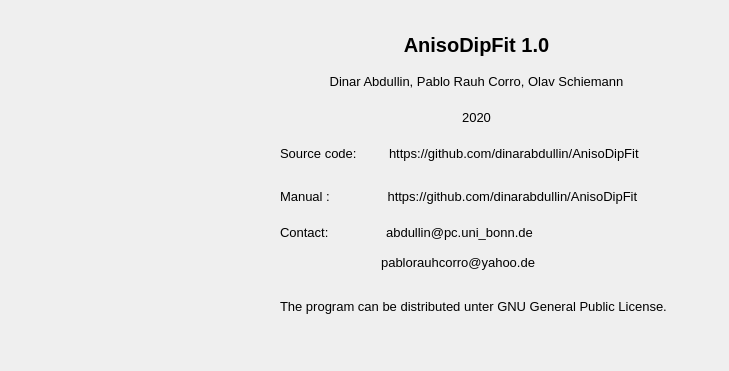
<?xml version="1.0" encoding="UTF-8"?>
<ui version="4.0">
 <class>About</class>
 <widget class="QWidget" name="About">
  <property name="geometry">
   <rect>
    <x>0</x>
    <y>0</y>
    <width>729</width>
    <height>371</height>
   </rect>
  </property>
  <property name="windowTitle">
   <string>About</string>
  </property>
  <widget class="QLabel" name="label">
   <property name="geometry">
    <rect>
     <x>40</x>
     <y>100</y>
     <width>191</width>
     <height>171</height>
    </rect>
   </property>
   <property name="text">
    <string/>
   </property>
   <property name="pixmap">
    <pixmap>../resources/icons/m_logo.png</pixmap>
   </property>
   <property name="scaledContents">
    <bool>true</bool>
   </property>
  </widget>
  <widget class="QWidget" name="layoutWidget">
   <property name="geometry">
    <rect>
     <x>280</x>
     <y>30</y>
     <width>393</width>
     <height>291</height>
    </rect>
   </property>
   <layout class="QVBoxLayout" name="verticalLayout">
    <item>
     <widget class="QLabel" name="label_2">
      <property name="font">
       <font>
        <pointsize>15</pointsize>
        <weight>75</weight>
        <bold>true</bold>
       </font>
      </property>
      <property name="text">
       <string>AnisoDipFit 1.0</string>
      </property>
      <property name="alignment">
       <set>Qt::AlignCenter</set>
      </property>
     </widget>
    </item>
    <item>
     <widget class="QLabel" name="label_3">
      <property name="font">
       <font>
        <pointsize>10</pointsize>
       </font>
      </property>
      <property name="text">
       <string>Dinar Abdullin, Pablo Rauh Corro, Olav Schiemann</string>
      </property>
      <property name="alignment">
       <set>Qt::AlignCenter</set>
      </property>
     </widget>
    </item>
    <item>
     <widget class="QLabel" name="label_4">
      <property name="font">
       <font>
        <pointsize>10</pointsize>
       </font>
      </property>
      <property name="text">
       <string>2020</string>
      </property>
      <property name="alignment">
       <set>Qt::AlignCenter</set>
      </property>
     </widget>
    </item>
    <item>
     <widget class="QLabel" name="label_5">
      <property name="font">
       <font>
        <pointsize>10</pointsize>
       </font>
      </property>
      <property name="text">
       <string>Source code:         https://github.com/dinarabdullin/AnisoDipFit</string>
      </property>
      <property name="alignment">
       <set>Qt::AlignLeading|Qt::AlignLeft|Qt::AlignVCenter</set>
      </property>
     </widget>
    </item>
    <item>
     <widget class="QLabel" name="label_6">
      <property name="font">
       <font>
        <pointsize>10</pointsize>
       </font>
      </property>
      <property name="text">
       <string>
Manual :                https://github.com/dinarabdullin/AnisoDipFit</string>
      </property>
      <property name="alignment">
       <set>Qt::AlignLeading|Qt::AlignLeft|Qt::AlignVCenter</set>
      </property>
     </widget>
    </item>
    <item>
     <widget class="QLabel" name="label_7">
      <property name="font">
       <font>
        <pointsize>10</pointsize>
       </font>
      </property>
      <property name="text">
       <string>
Contact:                abdullin@pc.uni_bonn.de 

                            pablorauhcorro@yahoo.de
</string>
      </property>
      <property name="alignment">
       <set>Qt::AlignLeading|Qt::AlignLeft|Qt::AlignVCenter</set>
      </property>
     </widget>
    </item>
    <item>
     <widget class="QLabel" name="label_8">
      <property name="font">
       <font>
        <family>Arial</family>
        <pointsize>10</pointsize>
       </font>
      </property>
      <property name="text">
       <string>The program can be distributed unter GNU General Public License.</string>
      </property>
     </widget>
    </item>
   </layout>
  </widget>
 </widget>
 <resources/>
 <connections/>
</ui>
